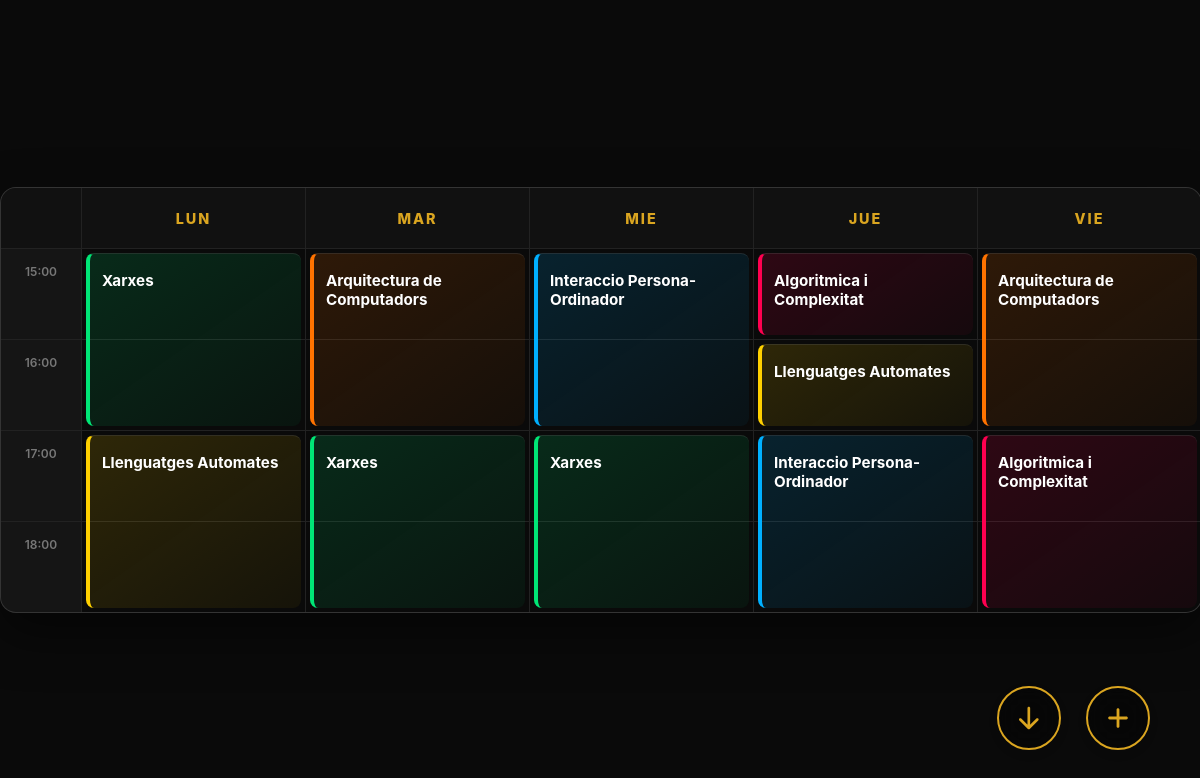
Page /horari/tarde on the committed database.
### members/models.py (models this page shows, shortened)
class Class(models.Model):
  id = models.AutoField(primary_key=True)
  subject = models.ForeignKey(Subject,on_delete=models.CASCADE)
  start_hour = models.TimeField()
  end_hour = models.TimeField()
  weekday = models.IntegerField(default=0)

class Subject(models.Model):
  id = models.AutoField(primary_key=True)
  name = models.CharField(max_length=255)
  color = models.CharField(
        max_length=7,
        default='#3498db',
        validators=[RegexValidator(r'^#([A-Fa-f0-9]{6}|[A-Fa-f0-9]{3})$')]
  )

### members/views.py (the view)
# urls.py: path('horari/tarde', views.horari_tarde),
def horari_tarde(request):
  myClasses = Class.objects.all().select_related('subject').order_by('weekday')
  template = loader.get_template('horari_table.html')
  days = ['LUN', 'MAR', 'MIE', 'JUE', 'VIE']
  hour_range = range(15, 19)
  context = {
    'myClasses': myClasses,
    'days': days,
    'hour_range': hour_range,
    'start_hour_limit': hour_range[0],
    'neg_start_hour_limit': -hour_range[0],
  }
  return HttpResponse(template.render(context, request))

### templates/horari_table.html (shortened to what this page needs)
<!doctype html>
<html lang="en">
<head>
</head>
<body>
    <div class="schedule-wrapper">
        <div class="corner"></div>
        <div class="day-label" style="grid-column: 2;">LUN</div>
        <div class="day-label" style="grid-column: 3;">MAR</div>
        <div class="day-label" style="grid-column: 4;">MIE</div>
        <div class="day-label" style="grid-column: 5;">JUE</div>
        <div class="day-label" style="grid-column: 6;">VIE</div>
        {% for h in hour_range %}
            <div class="hour-label" style="grid-row: {{ forloop.counter|add:1 }};">
                {{ h }}:00
            </div>
            {% for i in "23456"|make_list %}
                <div class="cell-fill" style="grid-row: {{ forloop.parentloop.counter|add:1 }}; grid-column: {{ i }};"></div>
            {% endfor %}
        {% endfor %}
        {% for item in myClasses %}
            <div class="class-box"
                 style="--day: {{ item.weekday|add:2 }};
                        --start: {{ item.start_hour.hour|add:2|add:neg_start_hour_limit }};
                        --end: {{ item.end_hour.hour|add:2|add:neg_start_hour_limit }};
                        --color: {{ item.subject.color }};
                        --i: {{ forloop.counter|add:0.1 }}">
                <h3 class="subject-title">{{ item.subject.name }}</h3>
            </div>
        {% endfor %}
    </div>
    <div class="buttons">
        <a class="upload_button" href="/file"></a>
        <a class="download_button" href="/download/horario" download="horario.txt">
        </a>
    </div>
</body>
</html>

### templates/horari_table.html (style rules this page uses)
:root { --bg-dark: #0a0a0a; --grid-line: rgba(255, 255, 255, 0.1); --glass-border: rgba(255, 255, 255, 0.08); --text-main: #ffffff; --text-dim: #777777; --accent-gold: #daa520; }
body { background-color: var(--bg-dark); color: var(--text-main); font-family: 'Inter', -apple-system, sans-serif; margin: 0; padding: 40px; display: flex; justify-content: center; }
.schedule-wrapper { top:0; left:0; right: 0; bottom: 0; height: -webkit-fit-content; height: -moz-fit-content; margin: auto; position: absolute; display: grid; width: 100%; max-width: 1200px; grid-template-columns: 80px repeat(5, 1fr); grid-template-rows: 60px; grid-auto-rows: 90px; background-color: var(--grid-line); gap: 1px; border-radius: 16px; border: 1px solid var(--glass-border); overflow: hidden; box-shadow: 0 20px 50px rgba(0,0,0,0.5); animation: fadein 1.2s ease-in-out forwards; }
.cell-fill { background-color: var(--bg-dark); }
.day-label { grid-row: 1; display: flex; align-items: center; justify-content: center; font-weight: 800; font-size: 0.9rem; letter-spacing: 2px; color: var(--accent-gold); background: #111; text-transform: uppercase; }
.hour-label { grid-column: 1; display: flex; justify-content: center; align-items: flex-start; padding-top: 15px; font-size: 0.75rem; font-weight: 600; color: var(--text-dim); background: rgba(0, 0, 0, 0.4); }
.class-box { background: linear-gradient( 145deg, color-mix(in srgb, var(--color), transparent 85%), color-mix(in srgb, var(--color), transparent 95%) ); border-left: 4px solid var(--color); border-top: 1px solid rgba(255,255,255,0.1); margin: 4px; padding: 12px; border-radius: 8px; display: flex; flex-direction: column; transition: all 0.3s ease; z-index: 2; grid-row-start: var(--start); grid-row-end: var(--end); grid-column: var(--day); opacity: 0; animation: fadeUp 0.8s ease-out forwards; animation-delay: calc(1s + (var(--i) * 0.1s)); }
.subject-title { font-size: 0.95rem; font-weight: 700; margin: 0; color: #fff; }
.corner { grid-row: 1; grid-column: 1; background: #111; }
.upload_button, .download_button { display: flex; align-items: center; justify-content: center; width: 60px; height: 60px; border-radius: 50%; text-decoration: none; color: var(--accent-gold); border: 2px solid var(--accent-gold); background: transparent; opacity: 0; animation: fadeUp 0.8s ease-out 1s forwards; transition: all 0.3s cubic-bezier(0.4, 0, 0.2, 1); cursor: pointer; box-shadow: 0 4px 10px rgba(0, 0, 0, 0.1); backdrop-filter: blur(20px) brightness(0.5); -webkit-user-select: none; -ms-user-select: none; user-select: none; }
.upload_button svg, .download_button svg { fill: var(--accent-gold); width: 28px; height: 28px; transition: fill 0.3s ease; }
.download_button svg { width: 20px; }
.buttons { position: fixed; bottom: 50px; right: 50px; gap: 25px; display: flex; flex-direction: row-reverse; justify-content: center; align-items: center; }

### rows in the picture
Class: subject.name "Xarxes"
Class: subject.name "Llenguatges Automates"
Class: subject.name "Arquitectura de Computadors"
Class: subject.name "Xarxes"
Class: subject.name "Interaccio Persona-Ordinador"
Class: subject.name "Xarxes"
Class: subject.name "Algoritmica i Complexitat"
Class: subject.name "Llenguatges Automates"
Class: subject.name "Interaccio Persona-Ordinador"
Class: subject.name "Arquitectura de Computadors"
Class: subject.name "Algoritmica i Complexitat"

### other values in the picture
{{ h }} "15" "16" "17" "18"
